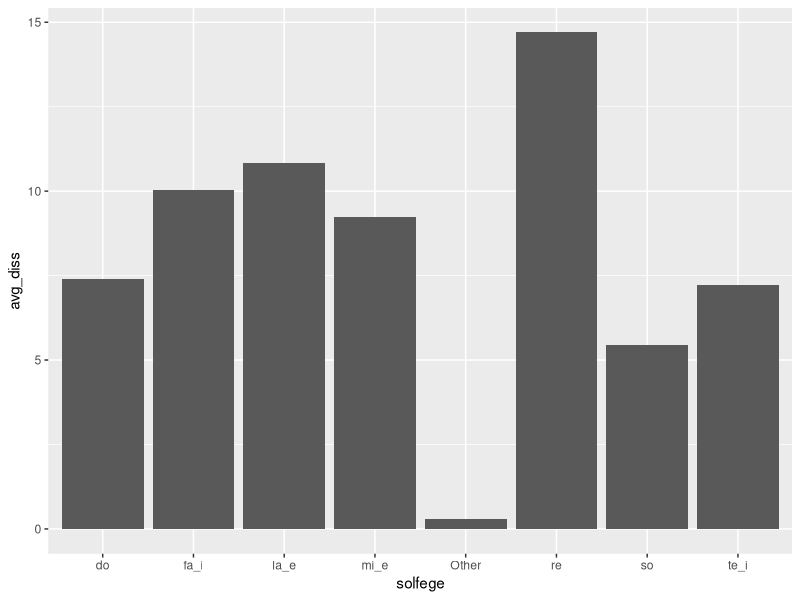
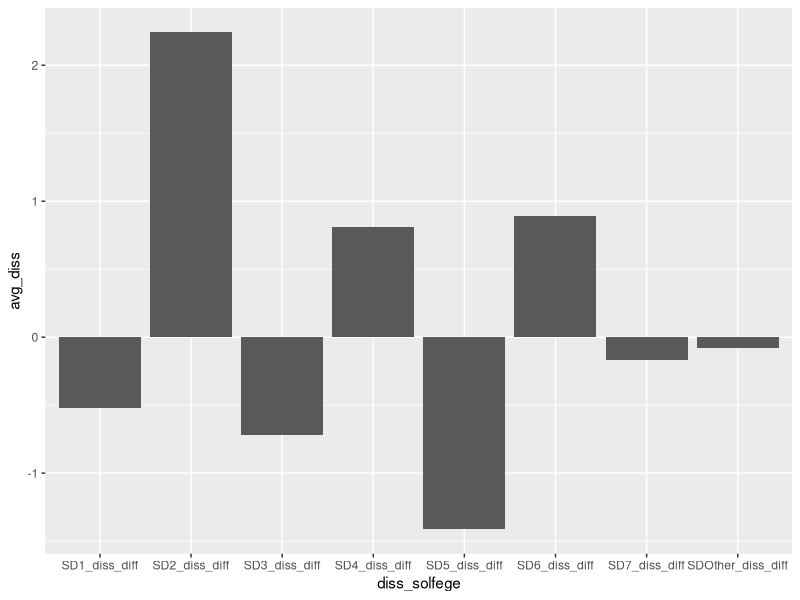
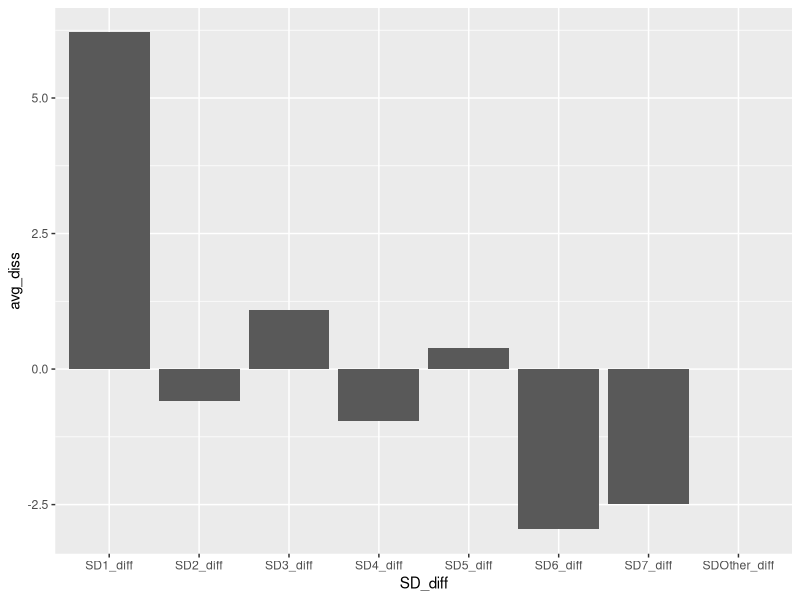

Here is the R script that generated these plots, in order:
## ---- chunk 1
#| echo: false
#| output: false
# functions needed to run
library(tidyverse)

## ---- chunk 2

#since NA values truly do represent a non-occurrence of an event (all of these are events being counted, I'm going to replace all of the NA values with 0)

#function to fill in zeroes
fill_zeroes = function(vec){
  replace_na({{ vec }}, 0)
}

#read in data
solf_dissA=read_csv("A_solf_diss.txt",show_col_types=FALSE)
solf_dissB=read_csv("B_solf_diss.txt",show_col_types=FALSE)


#fill all data that is numeric, since all are numeric except for the tune titles
solf_dissA_zeroes <- solf_dissA |> mutate(
    across(where(is.numeric),fill_zeroes)
    )
solf_dissB_zeroes <- solf_dissB |> mutate(
    across(where(is.numeric),fill_zeroes)
    )


#collapse columns by summing 
solf_dissA_cleaned <- solf_dissA_zeroes |> 
  mutate(mi_e = me + mi) |> 
  mutate(fa_i = fa + fi) |> 
  mutate(la_e = la + le) |> 
  mutate(te_i = te + ti) |> 
  select (Tune_name,do, re, mi_e, fa_i, so, la_e, te_i, Other)

#an alternative:
solf_dissA_cleaned <- solf_dissA_zeroes |> 
  mutate(
    mi_e = me + mi,
    fa_i = fa + fi,
    la_e = la + le,
    te_i = te + ti
  ) |> 
  select (Tune_name, do, re, mi_e, fa_i, so, la_e, te_i, Other)

solf_dissB_cleaned <- solf_dissB_zeroes |> 
  mutate(mi_e = me + mi) |> 
  mutate(fa_i = fa + fi) |> 
  mutate(la_e = la + le) |> 
  mutate(te_i = te + ti) |> 
  select (Tune_name,do, re, mi_e, fa_i, so, la_e, te_i, Other)

#pivot longer, calculate average amount of dissonance on each scale degree
solf_dissA_summary <- pivot_longer(
  solf_dissA_cleaned,
  cols=c("do","re","mi_e","fa_i","so","la_e","te_i","Other"),
  names_to = "solfege",
  values_to = "count"
  ) |> 
  group_by(solfege) |> 
  summarize(
    avg_diss = mean(count)
  )

solf_dissB_summary <- pivot_longer(
  solf_dissB_cleaned,
  cols=c("do","re","mi_e","fa_i","so","la_e","te_i","Other"),
  names_to = "solfege",
  values_to = "count"
  ) |> 
  group_by(solfege) |> 
  summarize(
    avg_diss = mean(count)
  )

ggplot(solf_dissA_summary, aes(x = solfege, y = avg_diss)) +
  geom_col()



## ---- chunk 3
#read in data
SD_A=read_csv("A_SD_dur.txt", show_col_types=FALSE)

SD_B=read_csv("B_SD_dur.txt", show_col_types=FALSE)


#check for any logical values (where the whole column is blank)
SD_A <- SD_A |> 
  # mutate(Other = as.numeric(Other), `1-` = as.numeric(`1-`))
  mutate(
    across(where(is.logical), as.numeric)
  )

SD_B <- SD_B |> 
  # mutate(Other = as.numeric(Other), `1-` = as.numeric(`1-`))
  mutate(
    across(where(is.logical), as.numeric)
  )


#fill all data that is numeric, since all are numeric except for the tune titles
SD_A_zeroes <- SD_A |> mutate(
    across(where(is.numeric),fill_zeroes)
    )

SD_B_zeroes <- SD_B |> mutate(
    across(where(is.numeric),fill_zeroes)
    )

#collapse columns by summing 
SD_A_cleaned <- SD_A_zeroes |> 
  mutate(
    one = `1` + `1+` + `1-`,
    two = `2` + `2+` + `2-`,
    three = `3` + `3+` + `3-`,
    four = `4` + `4+`,
    five = `5` + `5+` + `5-`,
    six = `6` + `6+` + `6-`,
    seven = `7` + `7-`,
  ) |> 
  select (Tune_name,one, two, three, four, five, six, seven, r, Other)

SD_B_cleaned <- SD_B_zeroes |> 
  mutate(
    one = `1` + `1+` + `1-`,
    two = `2` + `2+` + `2-`,
    three = `3` + `3+` + `3-`,
    four = `4` + `4+`,
    five = `5` + `5+` + `5-`,
    six = `6` + `6+` + `6-`,
    seven = `7` + `7-`,
  ) |> 
  select (Tune_name,one, two, three, four, five, six, seven, r, Other)



#pivot longer, calculate average amount of dissonance on each scale degree
SD_A_summary <- pivot_longer(
  SD_A_cleaned,
  cols=c("one","two","three","four","five","six","seven","r","Other"),
  names_to = "scale_deg",
  values_to = "count"
  ) |> 
  group_by(scale_deg) |> 
  summarize(
    avg_diss = mean(count)
  )

SD_B_summary <- pivot_longer(
  SD_B_cleaned,
  cols=c("one","two","three","four","five","six","seven","r","Other"),
  names_to = "scale_deg",
  values_to = "count"
  ) |> 
  group_by(scale_deg) |> 
  summarize(
    avg_diss = mean(count)
  )


## ---- chunk 4
#split the names of each, so I can pair them by the tune name (ignoring the rest of the filename, since it just explains the type of info in the original file)

#function to split, since they'll all have same formats
split_names = function(df, tune_name){
  df |> separate_wider_delim(
    {{ tune_name }},
    delim = ".", 
    names = c("tune_name","krn","content","filetype"),
    too_many = "merge"
  )
}


solf_dissA_join <- split_names(solf_dissA_cleaned,Tune_name)
solf_dissB_join <- split_names(solf_dissB_cleaned,Tune_name)
SD_A_join <- split_names(SD_A_cleaned,Tune_name)
SD_B_join <- split_names(SD_B_cleaned,Tune_name)


SD_diff <- SD_A_join |> 
  inner_join(SD_B_join, by = "tune_name", suffix = c("A","B")) |> 
  mutate(
    SD1_diff = oneA-oneB,
    SD2_diff = twoA-twoB,
    SD3_diff = threeA-threeB,
    SD4_diff = fourA-fourB,
    SD5_diff = fiveA-fiveB,
    SD6_diff = sixA-sixB,
    SD7_diff = sevenA-sevenB,
    SDOther_diff = OtherA-OtherB
  )

diss_diff <- solf_dissA_join |> 
  inner_join(solf_dissB_join, by = "tune_name", suffix = c("A","B")) |> 
  mutate(
    SD1_diss_diff = doA-doB,
    SD2_diss_diff = reA-reB,
    SD3_diss_diff = mi_eA-mi_eB,
    SD4_diss_diff = fa_iA-fa_iB,
    SD5_diss_diff = soA-soB,
    SD6_diss_diff = la_eA-la_eB,
    SD7_diss_diff = te_iA-te_iB,
    SDOther_diss_diff = OtherA-OtherB
  ) |> 
  select(
    tune_name,SD1_diss_diff,SD2_diss_diff,SD3_diss_diff,SD4_diss_diff,SD5_diss_diff,SD6_diss_diff,SD7_diss_diff,SDOther_diss_diff
    )

# summarizes the average differences per solfege for all (not dissonant)
SD_diff_summary <- pivot_longer(
  SD_diff,
  cols=c(
    "SD1_diff","SD2_diff","SD3_diff","SD4_diff","SD5_diff","SD6_diff","SD7_diff","SDOther_diff"
    ),
  names_to = "SD_diff",
  values_to = "count"
  ) |> 
  group_by(SD_diff) |> 
  summarize(
    avg_diss = mean(count)
  )

# summarizes the average differences per solfege for the dissonance
diss_diff_summary <- pivot_longer(
  diss_diff,
  cols=c(
    "SD1_diss_diff","SD2_diss_diff","SD3_diss_diff","SD4_diss_diff","SD5_diss_diff","SD6_diss_diff","SD7_diss_diff","SDOther_diss_diff"
    ),
  names_to = "diss_solfege",
  values_to = "count"
  ) |> 
  group_by(diss_solfege) |> 
  summarize(
    avg_diss = mean(count)
  )

ggplot(diss_diff_summary, aes(x = diss_solfege, y = avg_diss)) +
  geom_col()

ggplot(SD_diff_summary, aes(x = SD_diff, y = avg_diss)) +
  geom_col()


## ---- chunk 5


all_joined <- diss_diff |> 
  left_join(SD_diff, by = join_by(tune_name))
